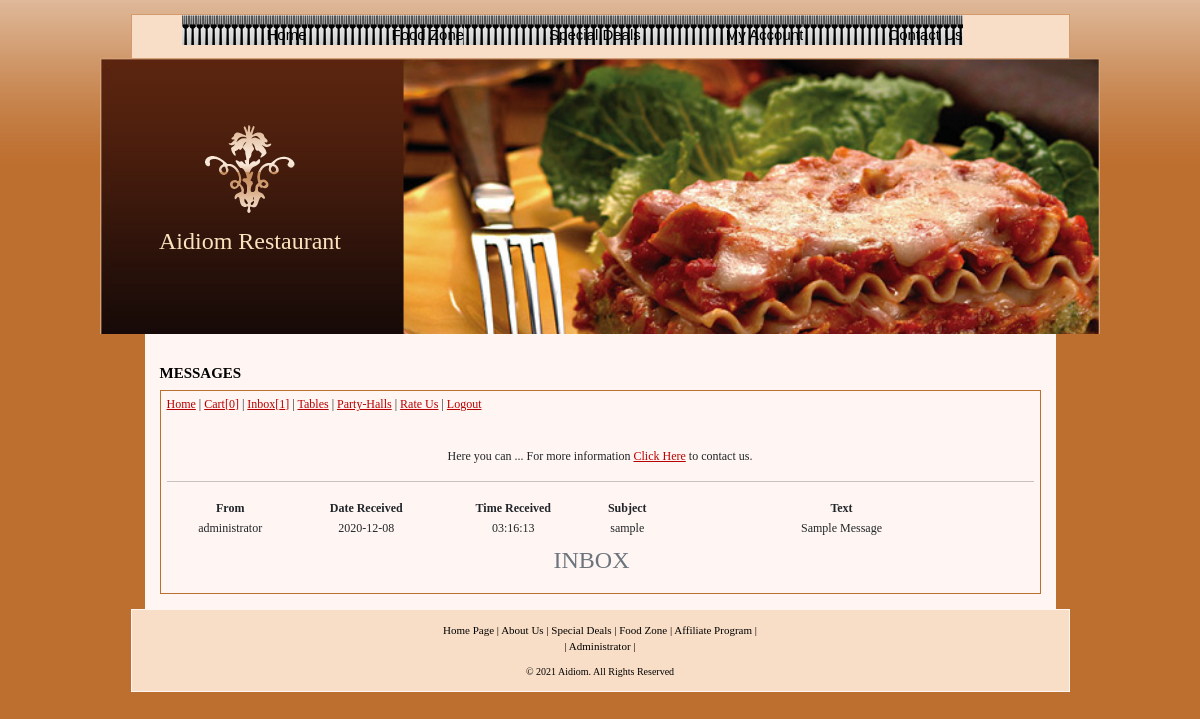
Screenshot of /inbox.php (signed in) with the database file from the repository.
### tables this page shows
CREATE TABLE `messages` (
  `message_id` int(15) NOT NULL,
  `message_from` varchar(25) NOT NULL,
  `message_date` date NOT NULL,
  `message_time` time NOT NULL,
  `message_subject` text NOT NULL,
  `message_text` text NOT NULL
);

### inbox.php (the view, shortened to what this page needs)
<?php require_once 'includes/connection.php';?>
<?php
$memberId = $_SESSION['SESS_MEMBER_ID'];
?>
<?php
$flag_0 = 0;
$items = mysqli_query($conn, "SELECT * FROM cart_details WHERE member_id='$memberId' AND flag='$flag_0'") or die("Something is wrong ... \n" . mysqli_error());
$num_items = mysqli_num_rows($items);
?>
<?php
$messages = mysqli_query($conn, "SELECT * FROM messages") or die("Something is wrong ... \n" . mysqli_error());
$num_messages = mysqli_num_rows($messages);
?>
<!DOCTYPE html >
<html xmlns="http://www.w3.org/1999/xhtml">
<head>
<?php $pageTitle='Inbox Messages';
include 'page_title_scripts/title_style_scripts.php'
?>
</head>
<body>
	<div id="page">
		<?php include 'navheaders/user_nav_header.php' ?>
		<div id="center">
			<h1>MESSAGES</h1>
			<div style="border: #bd6f2f solid 1px; padding: 4px 6px 2px 6px">
				<a href="member-index.php">Home</a> | <a href="cart.php">Cart[<?php echo $num_items;?>]</a>
				| <a href="inbox.php">Inbox[<?php echo $num_messages;?>]</a> | <a
					href="tables.php">Tables</a> | <a href="partyhalls.php">Party-Halls</a>
				| <a href="ratings.php">Rate Us</a> | <a href="logout.php">Logout</a>
				<p>&nbsp;</p>
				<p>
					Here you can ... For more information <a href="contactus.php">Click
						Here</a> to contact us.
				</p>
				<hr>
					<table width="850" style="text-align: center;">
						<caption>
							<h4 class="text-center">INBOX</h4>
						</caption>
						<tr>
							<th>From</th>
							<th>Date Received</th>
							<th>Time Received</th>
							<th>Subject</th>
							<th>Text</th>
						</tr>
<?php
while ($row = mysqli_fetch_array($messages)) {
    echo "<tr>";
    echo "<td>" . $row['message_from'] . "</td>";
    echo "<td>" . $row['message_date'] . "</td>";
    echo "<td>" . $row['message_time'] . "</td>";
    echo "<td>" . $row['message_subject'] . "</td>";
    echo "<td width='350' align='center'>" . $row['message_text']."</td>";
echo "</tr>";
}
?>
</table>
			</div>
		</div>
<?php include 'footer.php'; ?>
</div>
</body>
</html>

### stylesheets/user_styles.css (style rules this page uses)
html,body { margin:0; padding:0; background:#bd6f2f url(../images/base-bg.gif) repeat-x top; width:100%;height:100%; font-family:tahoma; }
a { color: #B80000; text-decoration: underline; }
h1 { font-weight: bold; color: #000000; margin: 0px; font-size:15px; text-transform:uppercase; margin: 15px 0 8px 0; }
p { text-align:center; }
#page { width:1000px; margin:0 auto; padding-top:14px; }
#center { width:911px; margin:0 auto; background:#fff6f3; padding:15px; font-size:12px; text-align:justify; }

### rows the page displays
messages: message_from "administrator", message_date "2020-12-08", message_time "03:16:13", message_subject "sample", message_text "Sample Message"

### other values shown
APP_NAME "Aidiom"
$num_items "0"
$num_messages "1"
